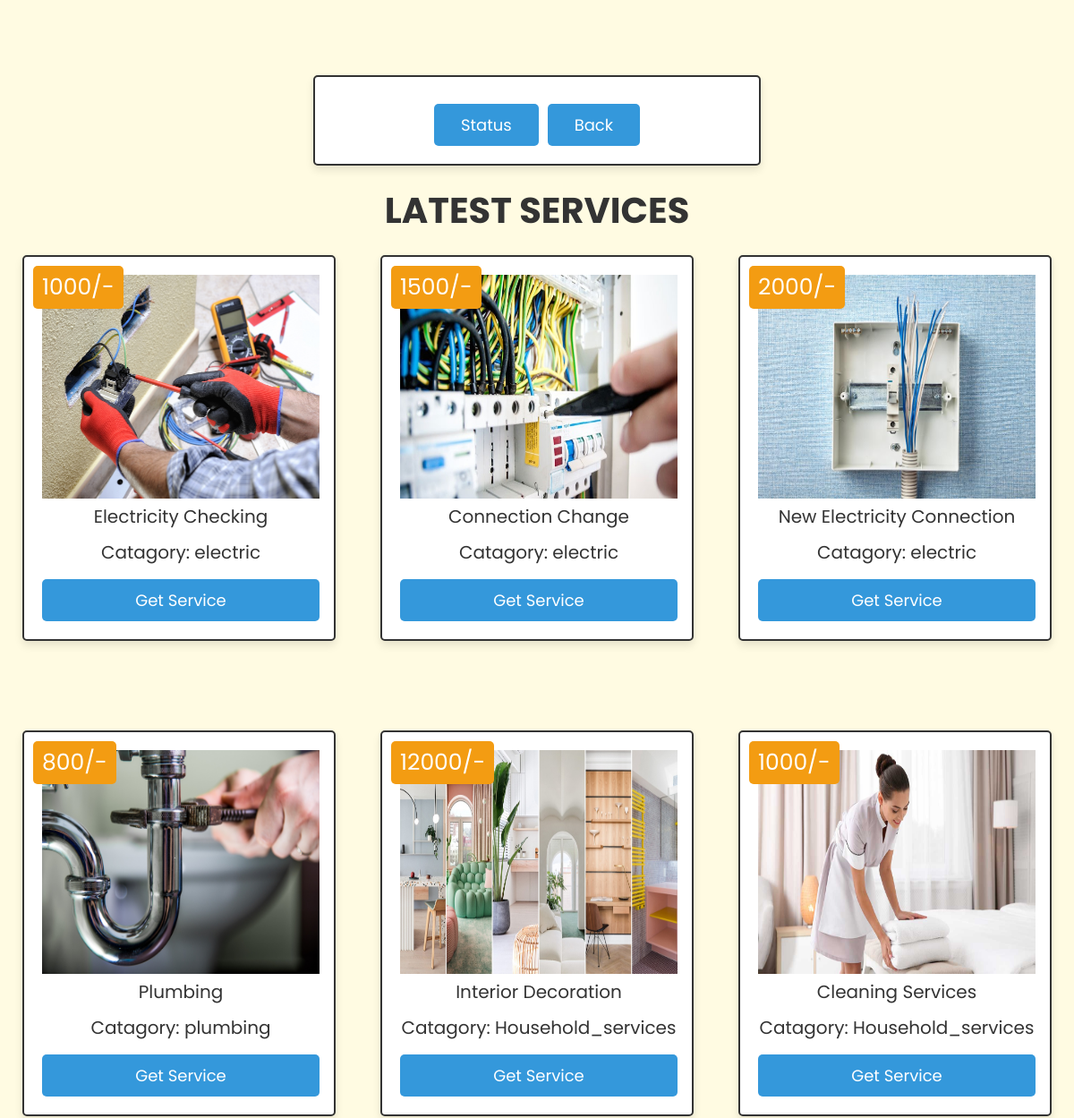
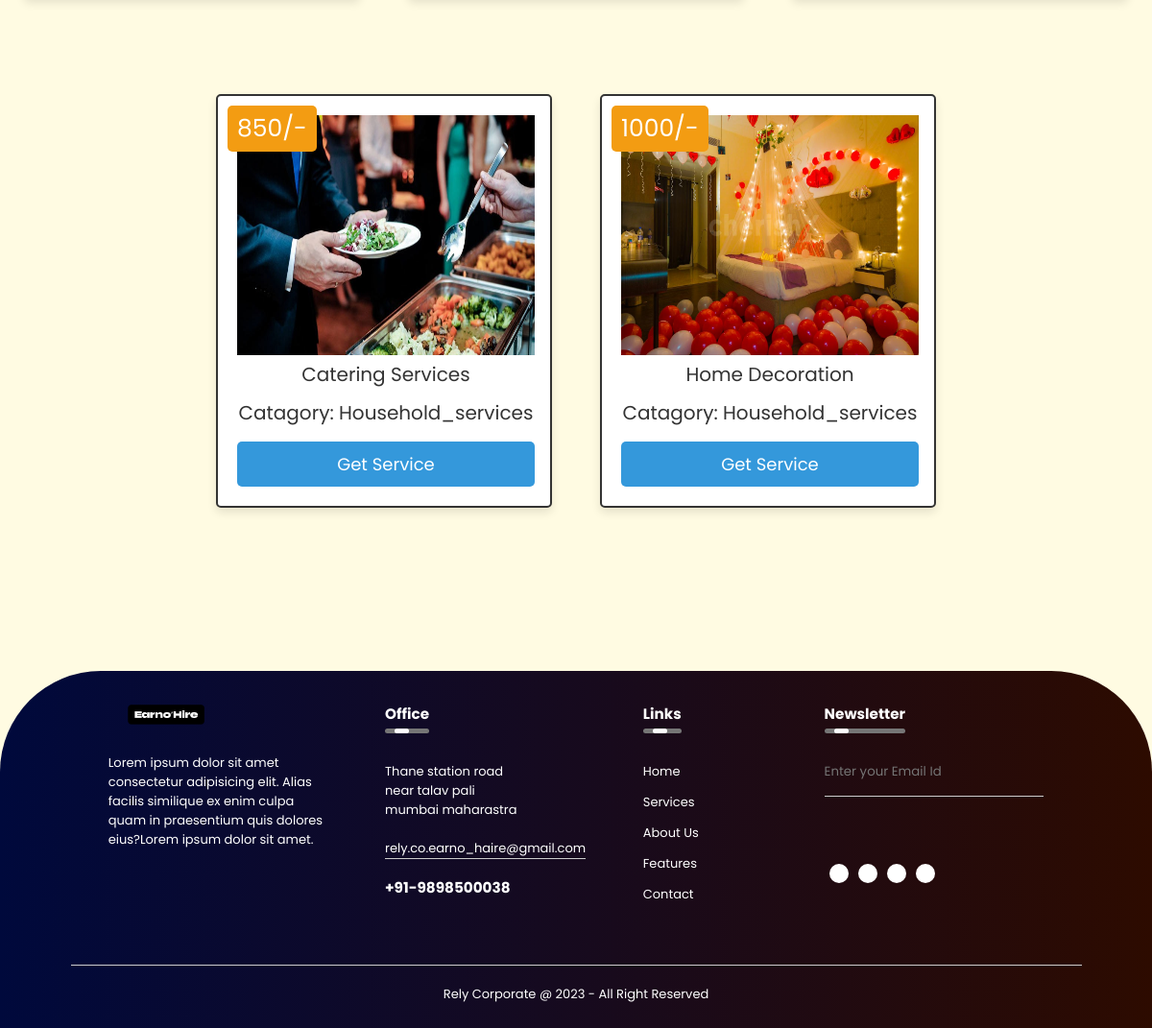
/services.php, run on the app's committed database (2 pictures, top to bottom).
### tables this page shows
CREATE TABLE `products` (
  `id` int(100) NOT NULL,
  `name` varchar(100) NOT NULL,
  `price` varchar(100) NOT NULL,
  `image` varchar(100) NOT NULL,
  `catagories` varchar(100) NOT NULL
);

### services.php (the view, shortened to what this page needs)
<?php
   include 'config.php';
?>
<!DOCTYPE html>
<html lang="en">
<head>
   <link rel="stylesheet" href="css/style.css">
   <link rel="stylesheet" href="../trial3(pic)/css/footer.css">
</head>
<body>
<br/>
<br/>
<br/>
<br/>
<div class="container">
   <div class="user-profile">
      <div class="flex">
      <a href="pending.php" class="btn11">Status</a>
      <a href="#" class="btn11" id="go-back">Back</a>
      </div>
   </div>
   <div class="products">
      <h1 class="heading">latest Services</h1>
      <div class="box-container">
         <?php
            $select_product = mysqli_query($conn, "SELECT * FROM `products`") or die('query failed');
            if(mysqli_num_rows($select_product) > 0){
               while($fetch_product = mysqli_fetch_assoc($select_product)){
         ?>
         <form method="post" class="box" action="">
            <img src="images/<?php echo $fetch_product['image']; ?>" alt="">
            <div class="name"><?php echo $fetch_product['name']; ?></div>
            <div class="name">Catagory: <?php echo $fetch_product['catagories']; ?></div>
            <div class="price"><?php echo $fetch_product['price']; ?>/-</div>
            <a href="payform.html" class="btn11">Get Service</a>
         </form>
         <?php
            };
         };
         ?>
      </div>
   </div>
</div>
<div class="footer">
    <div class="row">
        <div class="col">
            <img src="./images/Earnohire2.png" class="logo" alt="h">
            <p>Lorem ipsum dolor sit amet consectetur adipisicing elit.
                Alias facilis similique ex enim culpa quam in praesentium quis
                 dolores eius?Lorem ipsum dolor sit amet.</p>
        </div>
        <div class="col">
            <h3>Office <div class="underline"><span></span></div></h3>
            <p>Thane station road</p>
            <p>near talav pali</p>
            <p>mumbai maharastra</p>
            <p class="email">rely.co.earno_haire@gmail.com</p>
            <h3>+91-9898500038</h3>
        </div>
        <div class="col">
            <h3>Links <div class="underline"><span></span></div></h3>
           <ul>
            <li> <a href=""> Home</a></li>
               <li> <a href="">Services</a></li>
               <li> <a href="">About Us</a></li>
                <li><a href="">Features</a></li>
               <li> <a href="">Contact</a></li>
           </ul>
        </div>
        <div class="col">
            <h3>Newsletter <div class="underline"><span></span></div></h3>
            <form action="">
                <input type="email" placeholder="Enter your Email Id" required>
            </form>
            <div class="social-icons">
                <i class="fa fa-whatsapp"></i>
                <i class="fa fa-instagram"></i>
                <i class="fa fa-telegram"></i>
                <i class="fa fa-twitter"></i>
            </div>
        </div>
    </div>
    <hr><p class="copyright">Rely Corporate @ 2023 - All Right Reserved</p>
</div>
</body>
</html>

### css/style.css (style rules this page uses)
:root { --blue:#3498db; --red:#e74c3c; --orange:#f39c12; --black:#333; --white:#fff; --light-bg:#eee; --box-shadow:0 5px 10px rgba(0,0,0,.1); --border:2px solid var(--black); }
* { font-family: 'Poppins', sans-serif; margin:0; padding:0; box-sizing: border-box; outline: none; border: none; text-decoration: none; }
body { background:#FFFEEB; }
body { background-color: var(--light-bg); }
.btn11 { display: inline-block; padding:10px 30px; cursor: pointer; font-size: 18px; color:var(--white); border-radius: 5px; text-decoration: none; text-transform: capitalize; background-color: var(--blue); margin-top: 10px; }
.container { padding:0 20px; margin:0 auto; max-width: 1200px; padding-bottom: 70px; }
.container .heading { text-align: center; margin-bottom: 20px; font-size: 40px; text-transform: uppercase; color:var(--black); }
.container .user-profile { padding:20px; text-align: center; border:var(--border); background-color: var(--white); box-shadow: var(--box-shadow); border-radius: 5px; margin:20px auto; max-width: 500px; }
.container .user-profile .flex { display: flex; justify-content: center; flex-wrap: wrap; gap:10px; align-items: flex-end; }
.container .products .box-container { display: flex; flex-wrap: wrap; gap:50px; justify-content: center; }
.container .products .box-container .box { text-align: center; border-radius: 5px; box-shadow: var(--box-shadow); border:var(--border); position: relative; padding:20px; background-color: var(--white); width: 350px; }
.container .products .box-container .box img { height: 250px; width: 310px; }
.container .products .box-container .box .name { font-size: 20px; color:var(--black); padding:5px 0; }
.container .products .box-container .box .price { position: absolute; top:10px; left:10px; padding:5px 10px; border-radius: 5px; background-color: var(--orange); color:var(--white); font-size: 25px; }

### css/footer.css (style rules this page uses)
body { background-color: #FFFEBE; }
.footer { color: white; width: 100%; font-size: 2rem; background: linear-gradient(to right,#00093c, #2d0b00); margin-top: 5px; border-top-left-radius:105px; border-top-right-radius:105px; font-size: 13px; line-height: 20px; position:absolute; padding:2.5rem 1.5rem; }
.row { width: 85%; margin: auto; display: flex; flex-wrap: wrap; align-items: flex-start; justify-content: space-between; }
.col { flex-basis: 25%; padding: 10px; }
.col:nth-child(2), .col:nth-child(3) { flex-basis: 15%; }
.logo { width: 80px; margin-bottom: 30px; }
.col h3 { width: fit-content; margin-bottom: 40px; position: relative; }
.email { width: fit-content; border-bottom: 1px solid #ccc; margin: 20px 0; }
ul li { list-style: none; margin-bottom: 12px; }
ul li a { text-decoration: none; color: #fff; }
form { padding-bottom: 15px; display: flex; align-items: center; justify-content: space-between; border-bottom: 1px solid #ccc; margin-bottom: 50px; }
form input { width: 100%; background: transparent; color: #ccc; border: 0; outline: none; }
.social-icons i { background: white; color: black; padding:10px; font-size:16px; margin: 20px 5px; border-radius: 50%; transition: .4s ease; }
hr { width: 90%; border: 0; border-bottom: 1px solid #ccc; margin: 20px auto; }
.copyright { text-align: center; }
.underline { width: 100%; height: 5px; background: #767676; border-radius: 3px; position: absolute; top: 25px; left: 0; overflow: hidden; }
.underline span { width: 15px; height: 100%; background:#fff; border-radius: 3px; position: absolute; top: 0; left: 10px; animation: moving 2s linear infinite; }

### data on the page
products: image (picture), name "Electricity Checking", catagories "electric", price "1000"
products: image (picture), name "Connection Change", catagories "electric", price "1500"
products: image (picture), name "New Electricity Connection", catagories "electric", price "2000"
products: image (picture), name "Plumbing", catagories "plumbing", price "800"
products: image (picture), name "Interior Decoration", catagories "Household_services", price "12000"
products: image (picture), name "Cleaning Services", catagories "Household_services", price "1000"
products: image (picture), name "Catering Services", catagories "Household_services", price "850"
products: image (picture), name "Home Decoration", catagories "Household_services", price "1000"
